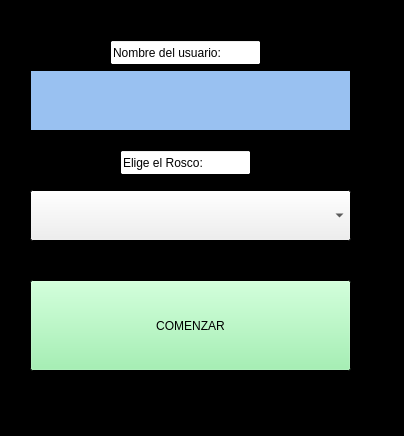
<?xml version="1.0" encoding="UTF-8"?>
<ui version="4.0">
 <class>therapist</class>
 <widget class="QWidget" name="therapist">
  <property name="geometry">
   <rect>
    <x>0</x>
    <y>0</y>
    <width>404</width>
    <height>436</height>
   </rect>
  </property>
  <property name="palette">
   <palette>
    <active>
     <colorrole role="Base">
      <brush brushstyle="SolidPattern">
       <color alpha="255">
        <red>255</red>
        <green>255</green>
        <blue>255</blue>
       </color>
      </brush>
     </colorrole>
     <colorrole role="Window">
      <brush brushstyle="SolidPattern">
       <color alpha="255">
        <red>0</red>
        <green>0</green>
        <blue>0</blue>
       </color>
      </brush>
     </colorrole>
    </active>
    <inactive>
     <colorrole role="Base">
      <brush brushstyle="SolidPattern">
       <color alpha="255">
        <red>255</red>
        <green>255</green>
        <blue>255</blue>
       </color>
      </brush>
     </colorrole>
     <colorrole role="Window">
      <brush brushstyle="SolidPattern">
       <color alpha="255">
        <red>0</red>
        <green>0</green>
        <blue>0</blue>
       </color>
      </brush>
     </colorrole>
    </inactive>
    <disabled>
     <colorrole role="Base">
      <brush brushstyle="SolidPattern">
       <color alpha="255">
        <red>0</red>
        <green>0</green>
        <blue>0</blue>
       </color>
      </brush>
     </colorrole>
     <colorrole role="Window">
      <brush brushstyle="SolidPattern">
       <color alpha="255">
        <red>0</red>
        <green>0</green>
        <blue>0</blue>
       </color>
      </brush>
     </colorrole>
    </disabled>
   </palette>
  </property>
  <property name="windowTitle">
   <string>Form</string>
  </property>
  <widget class="QLineEdit" name="n_usuario">
   <property name="geometry">
    <rect>
     <x>110</x>
     <y>40</y>
     <width>151</width>
     <height>25</height>
    </rect>
   </property>
   <property name="text">
    <string>Nombre del usuario:</string>
   </property>
   <property name="readOnly">
    <bool>true</bool>
   </property>
  </widget>
  <widget class="QLineEdit" name="dificultad">
   <property name="geometry">
    <rect>
     <x>120</x>
     <y>150</y>
     <width>131</width>
     <height>25</height>
    </rect>
   </property>
   <property name="text">
    <string>Elige el Rosco:</string>
   </property>
   <property name="readOnly">
    <bool>true</bool>
   </property>
  </widget>
  <widget class="QPushButton" name="confirmar_button">
   <property name="geometry">
    <rect>
     <x>30</x>
     <y>280</y>
     <width>321</width>
     <height>91</height>
    </rect>
   </property>
   <property name="palette">
    <palette>
     <active>
      <colorrole role="Button">
       <brush brushstyle="SolidPattern">
        <color alpha="255">
         <red>143</red>
         <green>240</green>
         <blue>164</blue>
        </color>
       </brush>
      </colorrole>
      <colorrole role="Base">
       <brush brushstyle="SolidPattern">
        <color alpha="255">
         <red>143</red>
         <green>240</green>
         <blue>164</blue>
        </color>
       </brush>
      </colorrole>
     </active>
     <inactive>
      <colorrole role="Button">
       <brush brushstyle="SolidPattern">
        <color alpha="255">
         <red>143</red>
         <green>240</green>
         <blue>164</blue>
        </color>
       </brush>
      </colorrole>
      <colorrole role="Base">
       <brush brushstyle="SolidPattern">
        <color alpha="255">
         <red>143</red>
         <green>240</green>
         <blue>164</blue>
        </color>
       </brush>
      </colorrole>
     </inactive>
     <disabled>
      <colorrole role="Button">
       <brush brushstyle="SolidPattern">
        <color alpha="255">
         <red>143</red>
         <green>240</green>
         <blue>164</blue>
        </color>
       </brush>
      </colorrole>
      <colorrole role="Base">
       <brush brushstyle="SolidPattern">
        <color alpha="255">
         <red>0</red>
         <green>0</green>
         <blue>0</blue>
        </color>
       </brush>
      </colorrole>
     </disabled>
    </palette>
   </property>
   <property name="text">
    <string>COMENZAR</string>
   </property>
  </widget>
  <widget class="QPlainTextEdit" name="usuario">
   <property name="geometry">
    <rect>
     <x>30</x>
     <y>70</y>
     <width>321</width>
     <height>61</height>
    </rect>
   </property>
   <property name="palette">
    <palette>
     <active>
      <colorrole role="Base">
       <brush brushstyle="SolidPattern">
        <color alpha="255">
         <red>153</red>
         <green>193</green>
         <blue>241</blue>
        </color>
       </brush>
      </colorrole>
     </active>
     <inactive>
      <colorrole role="Base">
       <brush brushstyle="SolidPattern">
        <color alpha="255">
         <red>153</red>
         <green>193</green>
         <blue>241</blue>
        </color>
       </brush>
      </colorrole>
     </inactive>
     <disabled>
      <colorrole role="Base">
       <brush brushstyle="SolidPattern">
        <color alpha="255">
         <red>0</red>
         <green>0</green>
         <blue>0</blue>
        </color>
       </brush>
      </colorrole>
     </disabled>
    </palette>
   </property>
   <property name="frameShape">
    <enum>QFrame::StyledPanel</enum>
   </property>
   <property name="frameShadow">
    <enum>QFrame::Sunken</enum>
   </property>
   <property name="lineWidth">
    <number>1</number>
   </property>
  </widget>
  <widget class="QComboBox" name="comboBox">
   <property name="geometry">
    <rect>
     <x>30</x>
     <y>190</y>
     <width>321</width>
     <height>51</height>
    </rect>
   </property>
  </widget>
 </widget>
 <resources/>
 <connections/>
</ui>
